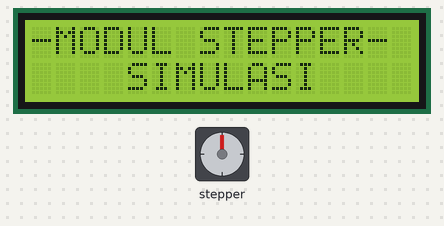
The sketch below on a simulated Arduino Uno, built with avr-gcc and run on an emulated ATmega328P. Shown: 16×2 character LCD, stepper motor. Stepper angles assume 2048 steps per turn.

Above: at 0.1 s.
At 2.2 s:
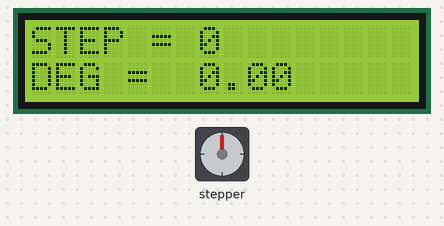
At 20.9 s:
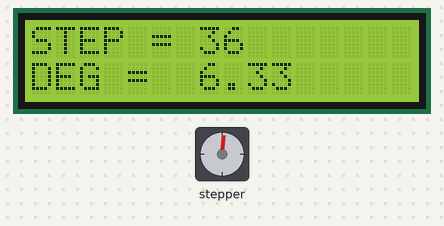
At 39.2 s:
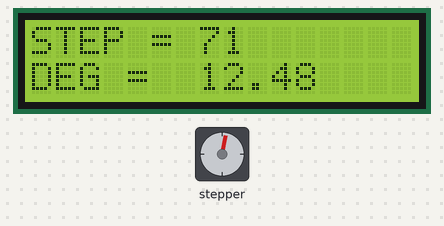
Timing chart, 0 to 40.0 s (numbered marks = the images above):
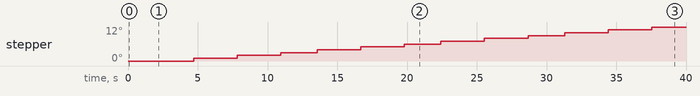

The sketch:

M9-MotorStepper-Library.ino
```cpp
#include <Stepper.h>
#include <Wire.h>
#include <LiquidCrystal_I2C.h>

LiquidCrystal_I2C lcd(0x27,16,2);

const int stepsPerRevolution = 2048;

Stepper myStepper(stepsPerRevolution, 8, 10, 9, 11);

int stepCount = 0;
float hitung;

void setup() {
  lcd.init();
  lcd.backlight();
  lcd.setCursor(0,0);
  lcd.print("-MODUL STEPPER-");
  lcd.setCursor(0,1);
  lcd.print("    SIMULASI    ");
  delay(2000);
  lcd.clear();
}
void loop() {
  myStepper.step(1);
  lcd.setCursor(0,0);
  lcd.print("STEP = ");
  lcd.setCursor(7,0);
  lcd.print(stepCount);
  hitung =(stepCount *0.17578125);
  lcd.setCursor(0,1);
  lcd.print("DEG = ");
  lcd.setCursor(7,1);
  lcd.print(hitung);
  stepCount++;
  delay(500);
}
```

Measured:
- what the display in image 1 shows lasts 0.5 s, from 2.1 s to 2.6 s
